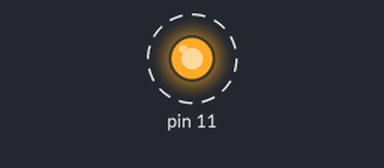
This program was run on a simulated Raspberry Pi (header pin numbers). Shown: output pins drawn as LEDs (lit = HIGH). Dashed ring = blinking. What the program prints to the terminal is not drawn.

Above: at 0.5 s.
Timing chart, 0 to 4.6 s (numbered marks = the images above):
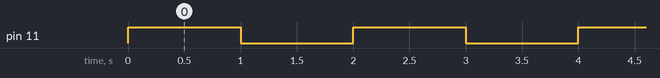

Measured:
- by itself, pin 11: alternates HIGH for 1.0 s and LOW for 1.0 s

The program:

LED_Blink.py
```python
#Raspi code to turn Blink LED
#LED connected to GPIO pin set to output


import RPi.GPIO as GPIO
import time

GPIO.setmode(GPIO.BOARD)    #sets GPIO pinout to physical board
GPIO.setwarnings(False)     #turns warnings off
GPIO.setup(11,GPIO.OUT)     #sets physical pin 11 to output

speed = 1                   #sets blink to once per second

while True:
        print "LED on"      #prints led status to terminal
        GPIO.output(11,1)   #turns pin 11 high (led on)
        time.sleep(speed)   #1-second delay
        print "LED off"     #prints led status to terminal
        GPIO.output(11,0)   #turns pin 11 low (led off)
        time.sleep(speed)   #1-second delay
```
